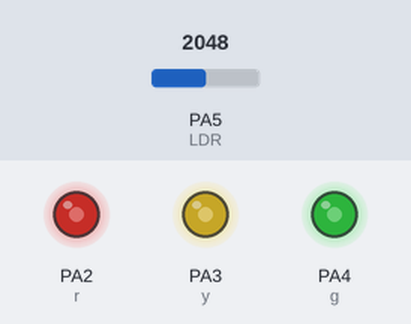
Bench run of a sketch on a simulated STM32 Blue Pill. On the bench: output pins drawn as LEDs (lit = HIGH). The test bench sets the inputs (shaded band); at power-on: PA5 (LDR) = 2048. What the sketch prints to the serial monitor is not drawn.

Above: at 1.2 s.
1.3 s: PA5 (LDR) set to 2866
At 1.8 s:
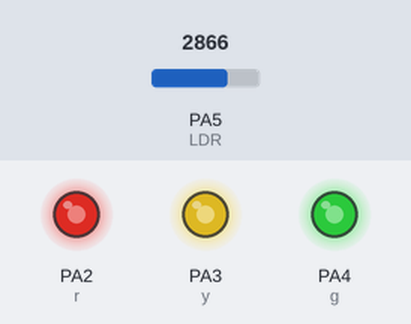
2.8 s: PA5 (LDR) set to 3603
At 4.0 s:
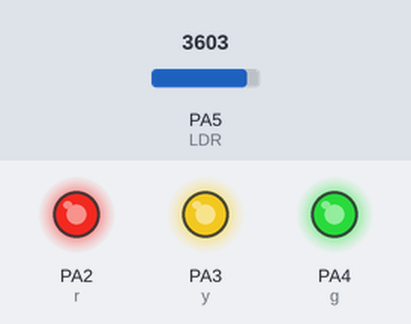
4.3 s: PA5 (LDR) set to 491
At 5.3 s:
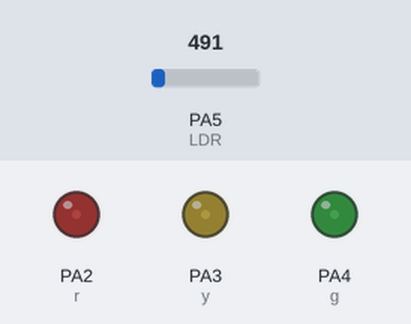
5.8 s: PA5 (LDR) set to 0
At 6.5 s:
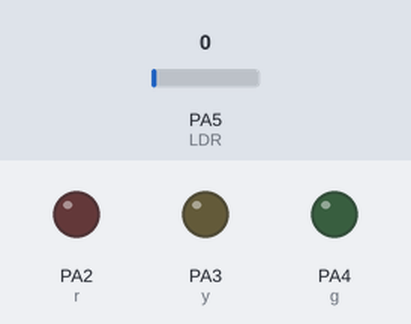
7.3 s: PA5 (LDR) set to 2047
At 7.6 s:
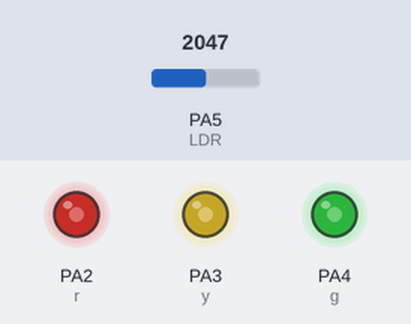
Timing chart, 0 to 9.8 s (numbered marks = the images above; inputs shaded):
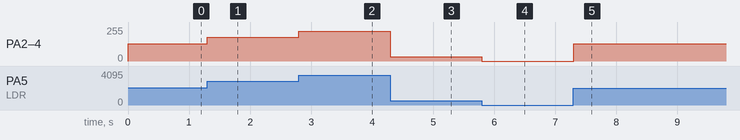

Measured:
- after the input at 1.3 s, PA2 (r), PA3 (y), PA4 (g): 128/255 → 179/255 at once
- after the input at 2.8 s, PA2 (r), PA3 (y), PA4 (g): 179/255 → 225/255 at once
- after the input at 4.3 s, PA2 (r), PA3 (y), PA4 (g): 225/255 → 31/255 at once
- after the input at 5.8 s, PA2 (r), PA3 (y), PA4 (g): 31/255 → 0/255 at once
- after the input at 7.3 s, PA2 (r), PA3 (y), PA4 (g): 0/255 → 128/255 at once

The sketch:

STM_32_LDR.ino
```cpp
//INISIALISASI INPUT
  int INFRARED=PA1;
  int LDR=PA5;

//INISIALISASI OUTPUT
  int r=PA2;
  int y=PA3;
  int g=PA4;

void setup() {
Serial.begin (9600);
//SETUP INPUT
  pinMode (LDR, INPUT);

//SETUP OUTPUT
  pinMode (r, OUTPUT);
  pinMode (y, OUTPUT);
  pinMode (g, OUTPUT);
}

void loop() {
//BACA DATA
int bacaLDR= analogRead(LDR);
bacaLDR= map(bacaLDR,4095,0,255,0);

//SERIAL PRINT
 Serial.print("Nilai LDR : ");
 Serial.print(bacaLDR);
 Serial.println();

//LOGIKA
 analogWrite(r, bacaLDR);
 analogWrite(y, bacaLDR);
 analogWrite(g, bacaLDR);
}
```
